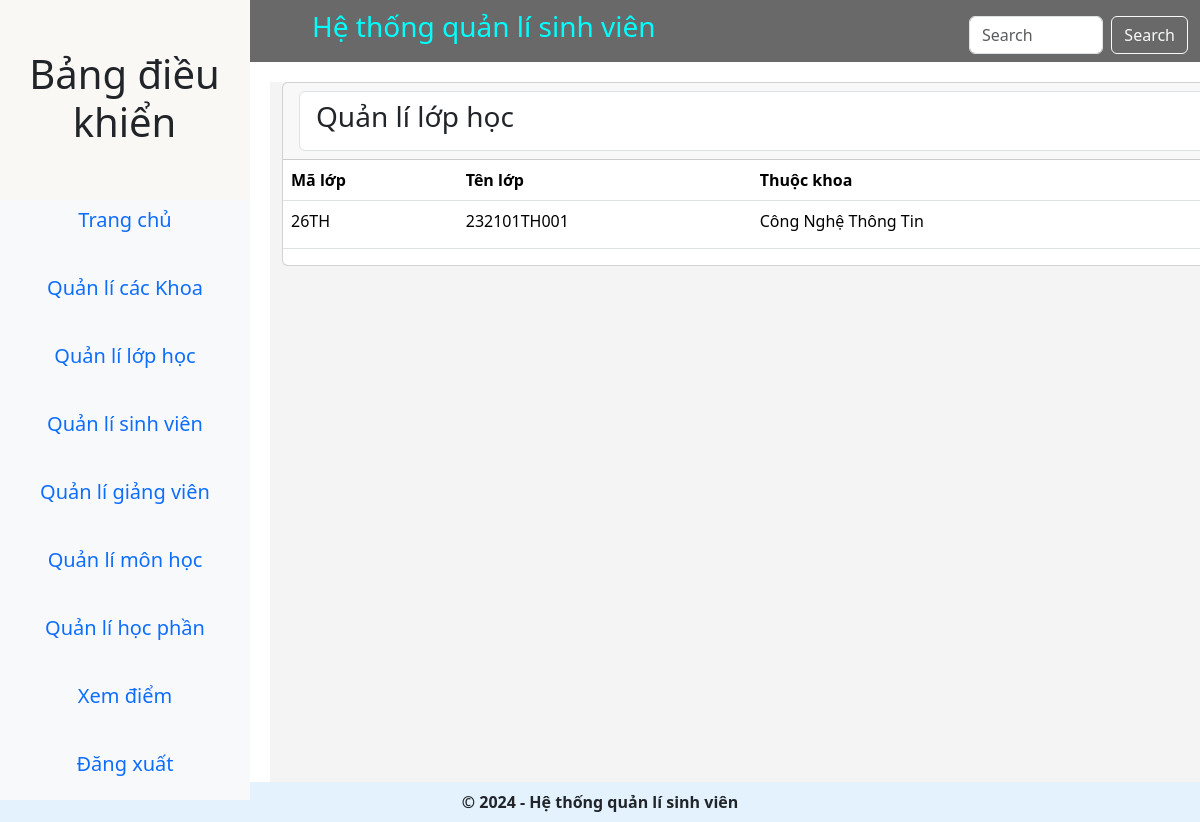
/view_class/ (signed in), run on the app's committed database.
### main_app/models.py (models this page shows, shortened)
class ClassRoom(models.Model):
    name = models.CharField(max_length=50, default="Default Class Room")
    code = models.CharField(max_length=20, default="CLASS001")
    department = models.ForeignKey(Department, on_delete=models.CASCADE, default=1)  # ID mặc định cho Department

class Department(models.Model):
    code = models.CharField(max_length=10, default="DEP001")
    name = models.CharField(max_length=50, default="Default Department")
    def __str__(self) -> str:
        return self.name

### main_app/views.py (the view)
# urls.py: path('view_class/', views.view_class, name="view_class"),
def view_class(request):
    if not request.user.is_authenticated :
        messages.error(request, 'Bạn không có quyền truy cập!!!!!')
        return redirect('home')
    classrooms = ClassRoom.objects.all()
    context = {'classrooms': classrooms, "page_title": "Quản lí lớp học"}
    return render(request, "hod_templates/view_class.html", context)

### main_app/templates/hod_templates/view_class.html (shortened to what this page needs)
{% extends 'main_app/foot.html' %}
{% load static %}
{% block content %}
    <div class="container-fluid">
        <div class="row">
            <div class="col-md-12">
                <div class="card card-dark">
                    <div class="card-header">
                        <ul class="list-group">
                            <li class="list-group-item d-flex justify-content-between align-items-center">
                                <h3 class="card-title">{{ page_title }}</h3>
                            </li>
                        </ul>
                    </div>
                    <table class="table">
                        <thead>
                          <tr>
                            <th scope="col">Mã lớp</th>
                            <th scope="col">Tên lớp</th>
                            <th scope="col">Thuộc khoa</th>
                            <th scope="col">Hành động</th>
                          </tr>
                        </thead>
                        <tbody>
                        {% for classroom in classrooms %}
                            <tr>
                                <td>{{ classroom.code }} </td>
                                <td>{{ classroom.name }} </td>
                                <td>{{ classroom.department }} </td>
                                <td>
                                </td>
                            </tr>
                        {%endfor%}
                        </tbody>
                      </table>
                </div>
            </div>
        </div>
    </div>
{% endblock content %}

### data on the page
ClassRoom: code "26TH", name "232101TH001", department "Công Nghệ Thông Tin"

### other printed values
{{ page_title }} "Quản lí lớp học"
